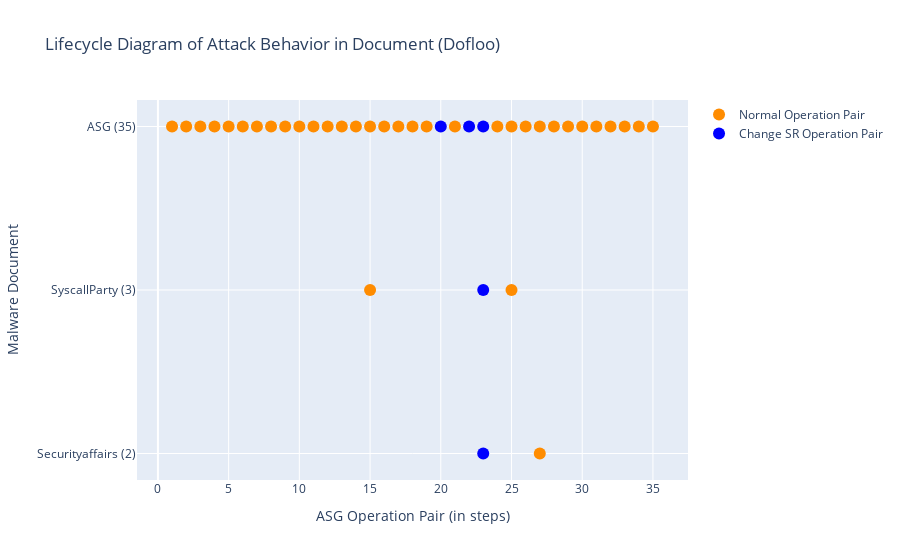

The notebook cell saved with this chart:
### Markdown cell above
### Run Script: draw Lifecycle diagram
- 兩個 traces (legend) 一般的 OP 和 ChangeSys OP。分兩個顏色，不重疊。
- x: [a,a,a,a,b,b,b,c,c,c] 不同 report 的 step 可以放同一個 list，因為屬於同個 trace。

### Code cell
# import plotly.express as px
import plotly.graph_objects as go

def symmetric_difference(list1: list, list2: list) -> list:
    ''' return list1 - list2. '''
    s = set(list2)
    temp3 = [x for x in list1 if x not in s]
    return temp3

def draw_lifecycle(fset:FamilySet):
    familname = fset.familyname
    # reportnames = [rem.reportname for rem in fset.rem_lst if len(rem.match_regex)]

    fig = go.Figure()
    x, y = [], []
    x_sys, y_sys = [], []
    for i, rem in enumerate(fset.rem_lst):
        if len(rem.OPset_order_index) == 0:
            continue

        numOfDot = len(rem.OPset_order_index)
        reportname = rem.reportname.split('.')[0]
        reportname = reportname.split('-')[1]
        if reportname == 'Ms':
            reportname = 'Microsoft'
        reportname += f' ({numOfDot})'
        x_sys.extend(rem.SysOPset_order_index) # 改變系統設定檔的 OP
        y_sys.extend([reportname] * len(rem.SysOPset_order_index))
        current_x_normal = symmetric_difference(rem.OPset_order_index, rem.SysOPset_order_index) # 一般的/其餘的 OP
        # print(reportname, 'numOfDot', numOfDot, 'rem.OPset_order_index', rem.OPset_order_index)
        # print('x_normal', current_x_normal, 'x_sys', rem.SysOPset_order_index)
        x.extend(current_x_normal)
        y.extend([reportname] * len(current_x_normal))
        pass
    # todo: add baseline's lifecycle
    print()
    rowname = f'ASG ({len(fset.sample.OPset)})'
    current_x_system = fset.sample.OPset_sysOnly_ordered_index
    current_x_normal = symmetric_difference(list(range(len(fset.sample.OPset))), current_x_system) # all steps - sysobj steps
    # print(sorted(current_x_system)) # 只能放UPDATE的，OPEN/READ不能喔
    x_sys.extend(current_x_system)
    y_sys.extend([rowname] * len(current_x_system)) 
    x.extend(current_x_normal)
    y.extend([rowname] * len(current_x_normal))
    # print(rowname, len(fset.sample.OPset), len(current_x_system), len(current_x_normal))
    
    # normal OPs
    x = [idx+1 for idx in x] # add 1 to each asg index
    fig.add_trace(go.Scatter(
        x=x,
        y=y,
        marker=dict(color="darkorange", size=12),
        mode="markers",
        name="Normal Operation Pair",
    ))

    # changeSysObj OPs
    x_sys = x = [idx+1 for idx in x_sys]
    fig.add_trace(go.Scatter(
        x=x_sys,
        y=y_sys,
        marker=dict(color="blue", size=12),
        mode="markers",
        name="Change SR Operation Pair",
    ))

    fig.update_layout(title=f"Lifecycle Diagram of Attack Behavior in Document ({familname})",
                    xaxis_title="ASG Operation Pair (in steps)",
                    yaxis_title="Malware Document")
    fig.show()
    pass

draw_lifecycle(fset)

### Figure 1 — Plotly figure (JSON) as saved in the notebook; plotly's stock layout.template omitted (floating-point values rounded to 4 significant figures)
{"data": [{"marker": {"color": "darkorange", "size": 12}, "mode": "markers", "name": "Normal Operation Pair", "type": "scatter", "x": [27, 25, 15, 1, 2, 3, 4, 5, 6, 7, 8, 9, 10, 11, 12, 13, 14, 15, 16, 17, 18, 19, 21, 24, 25, 26, 27, 28, 29, 30, 31, 32, 33, 34, 35], "y": ["Securityaffairs (2)", "SyscallParty (3)", "SyscallParty (3)", "ASG (35)", "ASG (35)", "ASG (35)", "ASG (35)", "ASG (35)", "ASG (35)", "ASG (35)", "ASG (35)", "ASG (35)", "ASG (35)", "ASG (35)", "ASG (35)", "ASG (35)", "ASG (35)", "ASG (35)", "ASG (35)", "ASG (35)", "ASG (35)", "ASG (35)", "ASG (35)", "ASG (35)", "ASG (35)", "ASG (35)", "ASG (35)", "ASG (35)", "ASG (35)", "ASG (35)", "ASG (35)", "ASG (35)", "ASG (35)", "ASG (35)", "ASG (35)"]}, {"marker": {"color": "blue", "size": 12}, "mode": "markers", "name": "Change SR Operation Pair", "type": "scatter", "x": [23, 23, 22, 20, 23], "y": ["Securityaffairs (2)", "SyscallParty (3)", "ASG (35)", "ASG (35)", "ASG (35)"]}], "layout": {"title": {"text": "Lifecycle Diagram of Attack Behavior in Document (Dofloo)"}, "xaxis": {"title": {"text": "ASG Operation Pair (in steps)"}}, "yaxis": {"title": {"text": "Malware Document"}}}}
